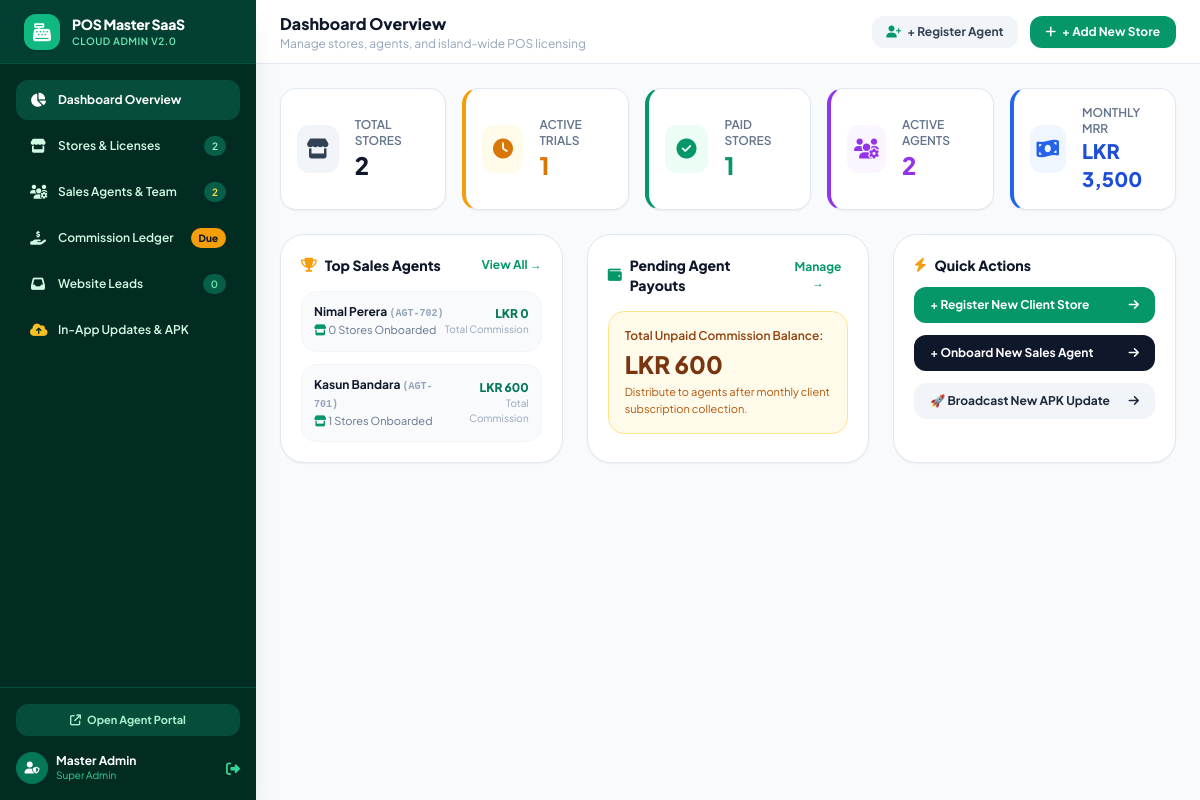
/admin/index.php (signed in), run on the app's committed database.
### tables this page shows
CREATE TABLE IF NOT EXISTS `agents` (
    `id` INT AUTO_INCREMENT PRIMARY KEY,
    `agent_code` VARCHAR(50) NOT NULL UNIQUE,
    `name` VARCHAR(100) NOT NULL,
    `phone` VARCHAR(30) NOT NULL,
    `city` VARCHAR(100) DEFAULT 'Sri Lanka',
    `commission_percent` DECIMAL(5, 2) DEFAULT 20.00,
    `total_referred_shops` INT DEFAULT 0,
    `total_earned` DECIMAL(10, 2) DEFAULT 0.00,
    `balance_payable` DECIMAL(10, 2) DEFAULT 0.00,
    `bank_details` TEXT DEFAULT NULL,
    `is_active` TINYINT(1) DEFAULT 1,
    `created_at` TIMESTAMP DEFAULT CURRENT_TIMESTAMP
);

### admin/index.php (the view, shortened to what this page needs)
<?php
require_once '../db.php';
$stores = $pdo->query("SELECT * FROM `stores` ORDER BY `id` DESC")->fetchAll();
$agents = $pdo->query("SELECT * FROM `agents` ORDER BY `id` DESC")->fetchAll();
$leads = $pdo->query("SELECT * FROM `leads` ORDER BY `id` DESC LIMIT 10")->fetchAll();
$total_stores = count($stores);
$total_agents = count($agents);
$now = time();
$active_trials = 0;
$active_paid = 0;
$expired_stores = 0;
$mrr = 0;
$total_unpaid_commissions = 0;
foreach ($stores as $s) {
    $is_exp = strtotime($s['expiry_date']) < $now || !$s['is_active'];
    if ($is_exp) {
        $expired_stores++;
    } else {
        if ($s['plan_type'] === 'TRIAL') $active_trials++;
        else {
            $active_paid++;
            $mrr += floatval($s['monthly_fee']);
        }
    }
}
foreach ($agents as $a) {
    $total_unpaid_commissions += floatval($a['balance_payable']);
}
?>
<!DOCTYPE html>
<html lang="en" class="h-full bg-slate-50">
<head>
  <script src="https://cdn.tailwindcss.com"></script>
  <link rel="stylesheet" href="https://cdnjs.cloudflare.com/ajax/libs/font-awesome/6.4.0/css/all.min.css" />
</head>
<body class="h-full antialiased text-slate-800 flex overflow-hidden">
  <aside class="w-64 bg-emerald-950 text-white flex-shrink-0 flex flex-col justify-between transition-all duration-300 z-30 shadow-xl">
    <div>
      <div class="h-16 px-6 flex items-center gap-3 border-b border-emerald-900 bg-emerald-900/60">
        <div class="w-9 h-9 rounded-xl bg-emerald-500 flex items-center justify-center text-white text-lg font-bold shadow">
          <i class="fa-solid fa-cash-register"></i>
        </div>
        <div>
          <h1 class="text-sm font-extrabold tracking-tight">POS Master SaaS</h1>
          <p class="text-[10px] text-emerald-300 font-semibold uppercase tracking-wider">Cloud Admin v2.0</p>
        </div>
      </div>
      <nav class="p-4 space-y-1.5 text-xs font-semibold text-emerald-100">
        <button onclick="switchTab('dashboard')" id="nav-dashboard" class="nav-link active w-full flex items-center gap-3 px-3.5 py-2.5 rounded-xl hover:bg-emerald-900 transition">
          <i class="fa-solid fa-chart-pie text-sm w-4"></i> Dashboard Overview
        </button>
        <button onclick="switchTab('stores')" id="nav-stores" class="nav-link w-full flex items-center justify-between px-3.5 py-2.5 rounded-xl hover:bg-emerald-900 transition">
          <span class="flex items-center gap-3"><i class="fa-solid fa-store text-sm w-4"></i> Stores &amp; Licenses</span>
          <span class="px-2 py-0.5 rounded-full bg-emerald-800 text-[10px] text-emerald-200"><?= $total_stores ?></span>
        </button>
        <button onclick="switchTab('agents')" id="nav-agents" class="nav-link w-full flex items-center justify-between px-3.5 py-2.5 rounded-xl hover:bg-emerald-900 transition">
          <span class="flex items-center gap-3"><i class="fa-solid fa-users-gear text-sm w-4"></i> Sales Agents &amp; Team</span>
          <span class="px-2 py-0.5 rounded-full bg-emerald-800 text-[10px] text-amber-300 font-bold"><?= $total_agents ?></span>
        </button>
        <button onclick="switchTab('commissions')" id="nav-commissions" class="nav-link w-full flex items-center justify-between px-3.5 py-2.5 rounded-xl hover:bg-emerald-900 transition">
          <span class="flex items-center gap-3"><i class="fa-solid fa-hand-holding-dollar text-sm w-4"></i> Commission Ledger</span>
          <?php if ($total_unpaid_commissions > 0): ?>
          <span class="px-2 py-0.5 rounded-full bg-amber-500 text-slate-900 font-extrabold text-[10px]">Due</span>
          <?php endif; ?>
        </button>
        <button onclick="switchTab('leads')" id="nav-leads" class="nav-link w-full flex items-center justify-between px-3.5 py-2.5 rounded-xl hover:bg-emerald-900 transition">
          <span class="flex items-center gap-3"><i class="fa-solid fa-inbox text-sm w-4"></i> Website Leads</span>
          <span class="px-2 py-0.5 rounded-full bg-emerald-800 text-[10px] text-emerald-300"><?= count($leads) ?></span>
        </button>
        <button onclick="switchTab('updates')" id="nav-updates" class="nav-link w-full flex items-center gap-3 px-3.5 py-2.5 rounded-xl hover:bg-emerald-900 transition">
          <i class="fa-solid fa-cloud-arrow-up text-sm w-4 text-amber-400"></i> In-App Updates &amp; APK
        </button>
      </nav>
    </div>
    <div class="p-4 border-t border-emerald-900 space-y-2">
      <a href="../agent/login.php" target="_blank" class="block w-full py-2 px-3 rounded-xl bg-emerald-900 hover:bg-emerald-800 text-[11px] text-emerald-200 font-bold text-center transition">
        <i class="fa-solid fa-arrow-up-right-from-square mr-1"></i> Open Agent Portal
      </a>
      <div class="flex items-center justify-between pt-2">
        <div class="flex items-center gap-2">
          <div class="w-8 h-8 rounded-full bg-emerald-700 flex items-center justify-center text-xs font-bold">
            <i class="fa-solid fa-user-shield"></i>
          </div>
          <div>
            <p class="text-xs font-bold text-white leading-tight">Master Admin</p>
            <p class="text-[10px] text-emerald-400">Super Admin</p>
          </div>
        </div>
        <a href="index.php?logout=1" class="text-emerald-400 hover:text-white text-sm" title="Logout">
          <i class="fa-solid fa-right-from-bracket"></i>
        </a>
      </div>
    </div>
  </aside>
  <div class="flex-1 flex flex-col h-full overflow-hidden">
    <header class="h-16 bg-white border-b border-slate-200 px-6 flex items-center justify-between flex-shrink-0">
      <div>
        <h2 id="pageTitle" class="text-base font-extrabold text-slate-900">Dashboard Overview</h2>
        <p class="text-xs text-slate-400">Manage stores, agents, and island-wide POS licensing</p>
      </div>
      <div class="flex items-center gap-3">
        <button onclick="openAddAgentModal()" class="px-3.5 py-2 rounded-xl bg-slate-100 hover:bg-slate-200 text-slate-700 text-xs font-bold transition flex items-center gap-1.5">
          <i class="fa-solid fa-user-plus text-emerald-600"></i> + Register Agent
        </button>
        <button onclick="openAddStoreModal()" class="px-4 py-2 rounded-xl bg-emerald-600 hover:bg-emerald-700 text-white text-xs font-bold shadow-sm transition flex items-center gap-1.5">
          <i class="fa-solid fa-plus"></i> + Add New Store
        </button>
      </div>
    </header>
    <main class="flex-1 overflow-y-auto p-6 space-y-6">
      <section id="tab-dashboard" class="tab-content active space-y-6">
        <div class="grid grid-cols-2 lg:grid-cols-5 gap-4">
          <div class="bg-white p-4 rounded-2xl shadow-sm border border-slate-200 flex items-center gap-4">
            <div class="w-12 h-12 rounded-xl bg-slate-100 flex items-center justify-center text-slate-700 text-xl"><i class="fa-solid fa-store"></i></div>
            <div><p class="text-xs font-semibold text-slate-500 uppercase">Total Stores</p><p class="text-2xl font-extrabold text-slate-900"><?= $total_stores ?></p></div>
          </div>
          <div class="bg-white p-4 rounded-2xl shadow-sm border border-slate-200 border-l-4 border-l-amber-500 flex items-center gap-4">
            <div class="w-12 h-12 rounded-xl bg-amber-50 flex items-center justify-center text-amber-600 text-xl"><i class="fa-solid fa-clock"></i></div>
            <div><p class="text-xs font-semibold text-slate-500 uppercase">Active Trials</p><p class="text-2xl font-extrabold text-amber-600"><?= $active_trials ?></p></div>
          </div>
          <div class="bg-white p-4 rounded-2xl shadow-sm border border-slate-200 border-l-4 border-l-emerald-600 flex items-center gap-4">
            <div class="w-12 h-12 rounded-xl bg-emerald-50 flex items-center justify-center text-emerald-600 text-xl"><i class="fa-solid fa-circle-check"></i></div>
            <div><p class="text-xs font-semibold text-slate-500 uppercase">Paid Stores</p><p class="text-2xl font-extrabold text-emerald-600"><?= $active_paid ?></p></div>
          </div>
          <div class="bg-white p-4 rounded-2xl shadow-sm border border-slate-200 border-l-4 border-l-purple-600 flex items-center gap-4">
            <div class="w-12 h-12 rounded-xl bg-purple-50 flex items-center justify-center text-purple-600 text-xl"><i class="fa-solid fa-users-gear"></i></div>
            <div><p class="text-xs font-semibold text-slate-500 uppercase">Active Agents</p><p class="text-2xl font-extrabold text-purple-600"><?= $total_agents ?></p></div>
          </div>
          <div class="bg-white p-4 rounded-2xl shadow-sm border border-slate-200 border-l-4 border-l-blue-600 col-span-2 lg:col-span-1 flex items-center gap-4">
            <div class="w-12 h-12 rounded-xl bg-blue-50 flex items-center justify-center text-blue-600 text-xl"><i class="fa-solid fa-money-bill-wave"></i></div>
            <div><p class="text-xs font-semibold text-slate-500 uppercase">Monthly MRR</p><p class="text-xl font-extrabold text-blue-700">LKR <?= number_format($mrr) ?></p></div>
          </div>
        </div>
        <div class="grid grid-cols-1 lg:grid-cols-3 gap-6">
          <div class="bg-white p-5 rounded-3xl border border-slate-200 shadow-sm space-y-4">
            <div class="flex items-center justify-between">
              <h3 class="text-sm font-extrabold text-slate-900 flex items-center gap-2">
                <i class="fa-solid fa-trophy text-amber-500"></i> Top Sales Agents
              </h3>
              <button onclick="switchTab('agents')" class="text-xs font-bold text-emerald-600 hover:underline">View All →</button>
            </div>
            <div class="space-y-3">
              <?php foreach (array_slice($agents, 0, 3) as $ag): ?>
              <div class="p-3 bg-slate-50 rounded-2xl border border-slate-100 flex items-center justify-between">
                <div>
                  <p class="font-bold text-xs text-slate-900"><?= htmlspecialchars($ag['name']) ?> <span class="text-[10px] text-slate-400 font-mono">(<?= $ag['agent_code'] ?>)</span></p>
                  <p class="text-[11px] text-slate-500"><i class="fa-solid fa-store text-emerald-600"></i> <?= $ag['total_referred_shops'] ?> Stores Onboarded</p>
                </div>
                <div class="text-right">
                  <p class="text-xs font-extrabold text-emerald-700">LKR <?= number_format($ag['total_earned']) ?></p>
                  <p class="text-[10px] text-slate-400">Total Commission</p>
                </div>
              </div>
              <?php endforeach; ?>
            </div>
          </div>
          <div class="bg-white p-5 rounded-3xl border border-slate-200 shadow-sm space-y-4">
            <div class="flex items-center justify-between">
              <h3 class="text-sm font-extrabold text-slate-900 flex items-center gap-2">
                <i class="fa-solid fa-wallet text-emerald-600"></i> Pending Agent Payouts
              </h3>
              <button onclick="switchTab('commissions')" class="text-xs font-bold text-emerald-600 hover:underline">Manage →</button>
            </div>
            <div class="p-4 rounded-2xl bg-amber-50 border border-amber-200">
              <p class="text-xs text-amber-800 font-semibold">Total Unpaid Commission Balance:</p>
              <p class="text-2xl font-black text-amber-900 mt-1">LKR <?= number_format($total_unpaid_commissions) ?></p>
              <p class="text-[11px] text-amber-700 mt-1">Distribute to agents after monthly client subscription collection.</p>
            </div>
          </div>
          <div class="bg-white p-5 rounded-3xl border border-slate-200 shadow-sm space-y-3">
            <h3 class="text-sm font-extrabold text-slate-900 flex items-center gap-2">
              <i class="fa-solid fa-bolt text-amber-500"></i> Quick Actions
            </h3>
            <button onclick="openAddStoreModal()" class="w-full py-2.5 px-4 rounded-xl bg-emerald-600 hover:bg-emerald-700 text-white font-bold text-xs flex items-center justify-between transition">
              <span>+ Register New Client Store</span>
              <i class="fa-solid fa-arrow-right"></i>
            </button>
            <button onclick="openAddAgentModal()" class="w-full py-2.5 px-4 rounded-xl bg-slate-900 hover:bg-slate-800 text-white font-bold text-xs flex items-center justify-between transition">
              <span>+ Onboard New Sales Agent</span>
              <i class="fa-solid fa-arrow-right"></i>
            </button>
            <button onclick="switchTab('updates')" class="w-full py-2.5 px-4 rounded-xl bg-slate-100 hover:bg-slate-200 text-slate-800 font-bold text-xs flex items-center justify-between transition">
              <span>🚀 Broadcast New APK Update</span>
              <i class="fa-solid fa-arrow-right"></i>
            </button>
          </div>
        </div>
      </section>
    </main>
  </div>
</body>
</html>

### admin/index.php (style rules this page uses)
.tab-content { display: none; }
.tab-content.active { display: block; }
.nav-link.active { background-color: #064E3B; color: #FFFFFF; font-weight: 700; }

### data on the page
agents: name "Nimal Perera", agent_code "AGT-702", total_referred_shops "0", total_earned "0"
agents: name "Kasun Bandara", agent_code "AGT-701", total_referred_shops "1", total_earned "600"

### other printed values
$total_stores "2"
$total_agents "2"
count($leads) "0"
$active_trials "1"
$active_paid "1"
$mrr "3,500"
$total_unpaid_commissions "600"
